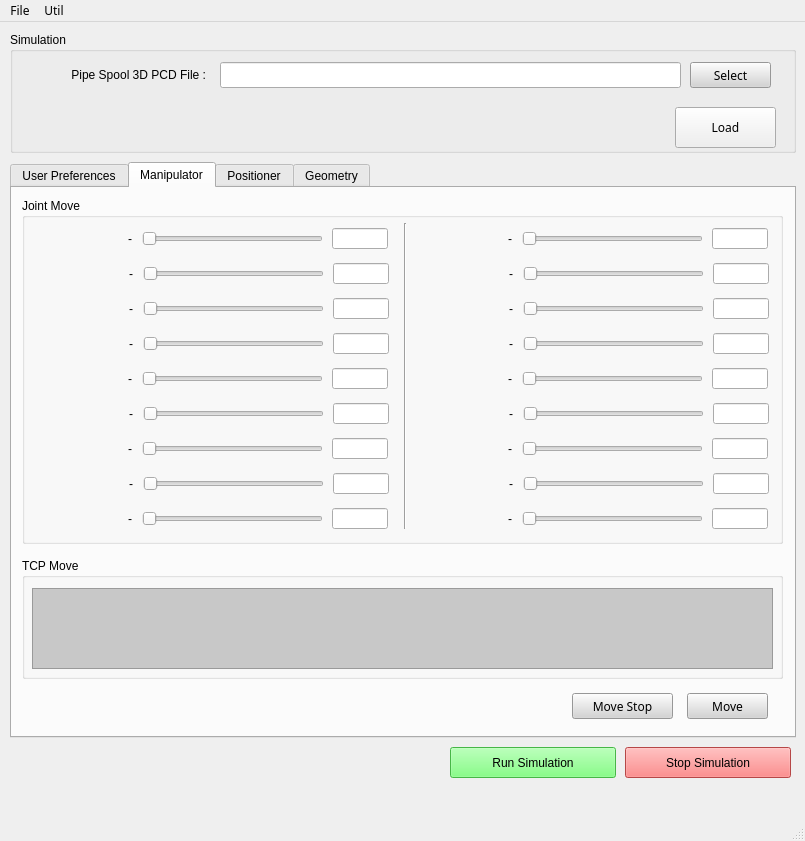
<?xml version="1.0" encoding="UTF-8"?>
<ui version="4.0">
 <author>IAE</author>
 <class>MainWindow</class>
 <widget class="QMainWindow" name="MainWindow">
  <property name="geometry">
   <rect>
    <x>0</x>
    <y>0</y>
    <width>805</width>
    <height>841</height>
   </rect>
  </property>
  <property name="font">
   <font>
    <family>NanumSquare</family>
   </font>
  </property>
  <property name="windowTitle">
   <string/>
  </property>
  <property name="windowIcon">
   <iconset theme="document-save-as">
    <normaloff>../../../../.designer/backup</normaloff>../../../../.designer/backup</iconset>
  </property>
  <property name="toolTip">
   <string/>
  </property>
  <property name="styleSheet">
   <string notr="true"/>
  </property>
  <widget class="QWidget" name="centralwidget">
   <widget class="QGroupBox" name="groupBox_4">
    <property name="geometry">
     <rect>
      <x>10</x>
      <y>10</y>
      <width>786</width>
      <height>121</height>
     </rect>
    </property>
    <property name="font">
     <font>
      <family>Arial</family>
     </font>
    </property>
    <property name="title">
     <string>Simulation</string>
    </property>
    <widget class="QLabel" name="label">
     <property name="geometry">
      <rect>
       <x>15</x>
       <y>30</y>
       <width>181</width>
       <height>26</height>
      </rect>
     </property>
     <property name="text">
      <string>Pipe Spool 3D PCD File :</string>
     </property>
     <property name="alignment">
      <set>Qt::AlignRight|Qt::AlignTrailing|Qt::AlignVCenter</set>
     </property>
    </widget>
    <widget class="QLineEdit" name="edit_pcd_file">
     <property name="geometry">
      <rect>
       <x>210</x>
       <y>30</y>
       <width>461</width>
       <height>26</height>
      </rect>
     </property>
     <property name="readOnly">
      <bool>true</bool>
     </property>
    </widget>
    <widget class="QPushButton" name="btn_open_pcd">
     <property name="geometry">
      <rect>
       <x>680</x>
       <y>30</y>
       <width>81</width>
       <height>26</height>
      </rect>
     </property>
     <property name="font">
      <font>
       <family>NanumSquare</family>
      </font>
     </property>
     <property name="styleSheet">
      <string notr="true">color: rgb(0,0,0);
background-color: rgb(212, 212, 212);</string>
     </property>
     <property name="text">
      <string>Select</string>
     </property>
    </widget>
    <widget class="QPushButton" name="btn_load_pcd">
     <property name="geometry">
      <rect>
       <x>665</x>
       <y>75</y>
       <width>101</width>
       <height>41</height>
      </rect>
     </property>
     <property name="font">
      <font>
       <family>NanumSquare</family>
      </font>
     </property>
     <property name="styleSheet">
      <string notr="true"/>
     </property>
     <property name="text">
      <string>Load</string>
     </property>
    </widget>
   </widget>
   <widget class="QPushButton" name="btn_run_simulation">
    <property name="geometry">
     <rect>
      <x>450</x>
      <y>725</y>
      <width>166</width>
      <height>31</height>
     </rect>
    </property>
    <property name="font">
     <font>
      <family>Arial</family>
     </font>
    </property>
    <property name="styleSheet">
     <string notr="true">color: rgb(0,0,0);
background-color: rgb(100,255,100);</string>
    </property>
    <property name="text">
     <string>Run Simulation</string>
    </property>
    <property name="icon">
     <iconset>
      <normaloff>../resource/run.png</normaloff>../resource/run.png</iconset>
    </property>
   </widget>
   <widget class="QPushButton" name="btn_stop_simulation">
    <property name="geometry">
     <rect>
      <x>625</x>
      <y>725</y>
      <width>166</width>
      <height>31</height>
     </rect>
    </property>
    <property name="font">
     <font>
      <family>Arial</family>
     </font>
    </property>
    <property name="styleSheet">
     <string notr="true">color: rgb(0,0,0);
background-color: rgb(255, 100, 100);</string>
    </property>
    <property name="text">
     <string>Stop Simulation</string>
    </property>
    <property name="icon">
     <iconset>
      <normaloff>../resource/stop.png</normaloff>../resource/stop.png</iconset>
    </property>
   </widget>
   <widget class="QTabWidget" name="tabWidget">
    <property name="geometry">
     <rect>
      <x>10</x>
      <y>140</y>
      <width>786</width>
      <height>576</height>
     </rect>
    </property>
    <property name="font">
     <font>
      <family>Arial</family>
     </font>
    </property>
    <property name="currentIndex">
     <number>1</number>
    </property>
    <widget class="QWidget" name="tab">
     <attribute name="title">
      <string>User Preferences</string>
     </attribute>
     <widget class="QGroupBox" name="groupBox">
      <property name="geometry">
       <rect>
        <x>15</x>
        <y>10</y>
        <width>431</width>
        <height>106</height>
       </rect>
      </property>
      <property name="font">
       <font>
        <family>Arial</family>
       </font>
      </property>
      <property name="title">
       <string>Pose Detection Plugin Preference</string>
      </property>
      <widget class="QComboBox" name="select_pg_plugin">
       <property name="geometry">
        <rect>
         <x>210</x>
         <y>65</y>
         <width>206</width>
         <height>26</height>
        </rect>
       </property>
      </widget>
      <widget class="QComboBox" name="select_pd_plugin">
       <property name="geometry">
        <rect>
         <x>210</x>
         <y>30</y>
         <width>206</width>
         <height>26</height>
        </rect>
       </property>
      </widget>
      <widget class="QLabel" name="label_3">
       <property name="geometry">
        <rect>
         <x>20</x>
         <y>30</y>
         <width>181</width>
         <height>26</height>
        </rect>
       </property>
       <property name="text">
        <string>Pose Detection Plug-in :</string>
       </property>
       <property name="alignment">
        <set>Qt::AlignRight|Qt::AlignTrailing|Qt::AlignVCenter</set>
       </property>
      </widget>
      <widget class="QLabel" name="label_4">
       <property name="geometry">
        <rect>
         <x>10</x>
         <y>65</y>
         <width>191</width>
         <height>26</height>
        </rect>
       </property>
       <property name="text">
        <string>Path Generation Plug-in :</string>
       </property>
       <property name="alignment">
        <set>Qt::AlignRight|Qt::AlignTrailing|Qt::AlignVCenter</set>
       </property>
      </widget>
     </widget>
     <widget class="QGroupBox" name="groupBox_2">
      <property name="geometry">
       <rect>
        <x>15</x>
        <y>130</y>
        <width>436</width>
        <height>106</height>
       </rect>
      </property>
      <property name="font">
       <font>
        <family>Arial</family>
       </font>
      </property>
      <property name="title">
       <string>Path Generatation Plugin Preference</string>
      </property>
      <widget class="QComboBox" name="select_pg_plugin_2">
       <property name="geometry">
        <rect>
         <x>210</x>
         <y>65</y>
         <width>206</width>
         <height>26</height>
        </rect>
       </property>
      </widget>
      <widget class="QComboBox" name="select_pd_plugin_2">
       <property name="geometry">
        <rect>
         <x>210</x>
         <y>30</y>
         <width>206</width>
         <height>26</height>
        </rect>
       </property>
      </widget>
      <widget class="QLabel" name="label_5">
       <property name="geometry">
        <rect>
         <x>20</x>
         <y>30</y>
         <width>181</width>
         <height>26</height>
        </rect>
       </property>
       <property name="text">
        <string>Pose Detection Plug-in :</string>
       </property>
       <property name="alignment">
        <set>Qt::AlignRight|Qt::AlignTrailing|Qt::AlignVCenter</set>
       </property>
      </widget>
      <widget class="QLabel" name="label_6">
       <property name="geometry">
        <rect>
         <x>10</x>
         <y>65</y>
         <width>191</width>
         <height>26</height>
        </rect>
       </property>
       <property name="text">
        <string>Path Generation Plug-in :</string>
       </property>
       <property name="alignment">
        <set>Qt::AlignRight|Qt::AlignTrailing|Qt::AlignVCenter</set>
       </property>
      </widget>
     </widget>
    </widget>
    <widget class="QWidget" name="tab_2">
     <attribute name="title">
      <string>Manipulator</string>
     </attribute>
     <widget class="QGroupBox" name="groupBox_3">
      <property name="geometry">
       <rect>
        <x>10</x>
        <y>10</y>
        <width>761</width>
        <height>346</height>
       </rect>
      </property>
      <property name="title">
       <string>Joint Move</string>
      </property>
      <widget class="QLabel" name="label_rt_1">
       <property name="geometry">
        <rect>
         <x>14</x>
         <y>30</y>
         <width>96</width>
         <height>21</height>
        </rect>
       </property>
       <property name="text">
        <string>-</string>
       </property>
       <property name="alignment">
        <set>Qt::AlignRight|Qt::AlignTrailing|Qt::AlignVCenter</set>
       </property>
      </widget>
      <widget class="QSlider" name="slide_rt_1">
       <property name="geometry">
        <rect>
         <x>120</x>
         <y>30</y>
         <width>181</width>
         <height>21</height>
        </rect>
       </property>
       <property name="orientation">
        <enum>Qt::Horizontal</enum>
       </property>
      </widget>
      <widget class="QLineEdit" name="edit_slide_rt_1">
       <property name="geometry">
        <rect>
         <x>310</x>
         <y>30</y>
         <width>56</width>
         <height>21</height>
        </rect>
       </property>
       <property name="alignment">
        <set>Qt::AlignCenter</set>
       </property>
      </widget>
      <widget class="Line" name="line_2">
       <property name="geometry">
        <rect>
         <x>375</x>
         <y>25</y>
         <width>16</width>
         <height>306</height>
        </rect>
       </property>
       <property name="orientation">
        <enum>Qt::Vertical</enum>
       </property>
      </widget>
      <widget class="QLineEdit" name="edit_slide_rt_2">
       <property name="geometry">
        <rect>
         <x>311</x>
         <y>65</y>
         <width>56</width>
         <height>21</height>
        </rect>
       </property>
       <property name="alignment">
        <set>Qt::AlignCenter</set>
       </property>
      </widget>
      <widget class="QSlider" name="slide_rt_2">
       <property name="geometry">
        <rect>
         <x>121</x>
         <y>65</y>
         <width>181</width>
         <height>21</height>
        </rect>
       </property>
       <property name="orientation">
        <enum>Qt::Horizontal</enum>
       </property>
      </widget>
      <widget class="QLabel" name="label_rt_2">
       <property name="geometry">
        <rect>
         <x>10</x>
         <y>65</y>
         <width>101</width>
         <height>21</height>
        </rect>
       </property>
       <property name="text">
        <string>-</string>
       </property>
       <property name="alignment">
        <set>Qt::AlignRight|Qt::AlignTrailing|Qt::AlignVCenter</set>
       </property>
      </widget>
      <widget class="QLineEdit" name="edit_slide_rt_3">
       <property name="geometry">
        <rect>
         <x>311</x>
         <y>100</y>
         <width>56</width>
         <height>21</height>
        </rect>
       </property>
       <property name="alignment">
        <set>Qt::AlignCenter</set>
       </property>
      </widget>
      <widget class="QSlider" name="slide_rt_3">
       <property name="geometry">
        <rect>
         <x>121</x>
         <y>100</y>
         <width>181</width>
         <height>21</height>
        </rect>
       </property>
       <property name="orientation">
        <enum>Qt::Horizontal</enum>
       </property>
      </widget>
      <widget class="QLabel" name="label_rt_3">
       <property name="geometry">
        <rect>
         <x>10</x>
         <y>100</y>
         <width>101</width>
         <height>21</height>
        </rect>
       </property>
       <property name="text">
        <string>-</string>
       </property>
       <property name="alignment">
        <set>Qt::AlignRight|Qt::AlignTrailing|Qt::AlignVCenter</set>
       </property>
      </widget>
      <widget class="QLineEdit" name="edit_slide_rt_4">
       <property name="geometry">
        <rect>
         <x>311</x>
         <y>135</y>
         <width>56</width>
         <height>21</height>
        </rect>
       </property>
       <property name="alignment">
        <set>Qt::AlignCenter</set>
       </property>
      </widget>
      <widget class="QSlider" name="slide_rt_4">
       <property name="geometry">
        <rect>
         <x>121</x>
         <y>135</y>
         <width>181</width>
         <height>21</height>
        </rect>
       </property>
       <property name="orientation">
        <enum>Qt::Horizontal</enum>
       </property>
      </widget>
      <widget class="QLabel" name="label_rt_4">
       <property name="geometry">
        <rect>
         <x>10</x>
         <y>135</y>
         <width>101</width>
         <height>21</height>
        </rect>
       </property>
       <property name="text">
        <string>-</string>
       </property>
       <property name="alignment">
        <set>Qt::AlignRight|Qt::AlignTrailing|Qt::AlignVCenter</set>
       </property>
      </widget>
      <widget class="QLabel" name="label_rt_5">
       <property name="geometry">
        <rect>
         <x>9</x>
         <y>170</y>
         <width>101</width>
         <height>21</height>
        </rect>
       </property>
       <property name="text">
        <string>-</string>
       </property>
       <property name="alignment">
        <set>Qt::AlignRight|Qt::AlignTrailing|Qt::AlignVCenter</set>
       </property>
      </widget>
      <widget class="QSlider" name="slide_rt_5">
       <property name="geometry">
        <rect>
         <x>120</x>
         <y>170</y>
         <width>181</width>
         <height>21</height>
        </rect>
       </property>
       <property name="orientation">
        <enum>Qt::Horizontal</enum>
       </property>
      </widget>
      <widget class="QLineEdit" name="edit_slide_rt_5">
       <property name="geometry">
        <rect>
         <x>310</x>
         <y>170</y>
         <width>56</width>
         <height>21</height>
        </rect>
       </property>
       <property name="alignment">
        <set>Qt::AlignCenter</set>
       </property>
      </widget>
      <widget class="QLineEdit" name="edit_slide_rt_6">
       <property name="geometry">
        <rect>
         <x>311</x>
         <y>205</y>
         <width>56</width>
         <height>21</height>
        </rect>
       </property>
       <property name="alignment">
        <set>Qt::AlignCenter</set>
       </property>
      </widget>
      <widget class="QSlider" name="slide_rt_6">
       <property name="geometry">
        <rect>
         <x>121</x>
         <y>205</y>
         <width>181</width>
         <height>21</height>
        </rect>
       </property>
       <property name="orientation">
        <enum>Qt::Horizontal</enum>
       </property>
      </widget>
      <widget class="QLabel" name="label_rt_6">
       <property name="geometry">
        <rect>
         <x>10</x>
         <y>205</y>
         <width>101</width>
         <height>21</height>
        </rect>
       </property>
       <property name="text">
        <string>-</string>
       </property>
       <property name="alignment">
        <set>Qt::AlignRight|Qt::AlignTrailing|Qt::AlignVCenter</set>
       </property>
      </widget>
      <widget class="QLabel" name="label_rt_7">
       <property name="geometry">
        <rect>
         <x>9</x>
         <y>240</y>
         <width>101</width>
         <height>21</height>
        </rect>
       </property>
       <property name="text">
        <string>-</string>
       </property>
       <property name="alignment">
        <set>Qt::AlignRight|Qt::AlignTrailing|Qt::AlignVCenter</set>
       </property>
      </widget>
      <widget class="QSlider" name="slide_rt_7">
       <property name="geometry">
        <rect>
         <x>120</x>
         <y>240</y>
         <width>181</width>
         <height>21</height>
        </rect>
       </property>
       <property name="orientation">
        <enum>Qt::Horizontal</enum>
       </property>
      </widget>
      <widget class="QLineEdit" name="edit_slide_rt_7">
       <property name="geometry">
        <rect>
         <x>310</x>
         <y>240</y>
         <width>56</width>
         <height>21</height>
        </rect>
       </property>
       <property name="alignment">
        <set>Qt::AlignCenter</set>
       </property>
      </widget>
      <widget class="QLineEdit" name="edit_slide_rt_8">
       <property name="geometry">
        <rect>
         <x>311</x>
         <y>275</y>
         <width>56</width>
         <height>21</height>
        </rect>
       </property>
       <property name="alignment">
        <set>Qt::AlignCenter</set>
       </property>
      </widget>
      <widget class="QSlider" name="slide_rt_8">
       <property name="geometry">
        <rect>
         <x>121</x>
         <y>275</y>
         <width>181</width>
         <height>21</height>
        </rect>
       </property>
       <property name="orientation">
        <enum>Qt::Horizontal</enum>
       </property>
      </widget>
      <widget class="QLabel" name="label_rt_8">
       <property name="geometry">
        <rect>
         <x>10</x>
         <y>275</y>
         <width>101</width>
         <height>21</height>
        </rect>
       </property>
       <property name="text">
        <string>-</string>
       </property>
       <property name="alignment">
        <set>Qt::AlignRight|Qt::AlignTrailing|Qt::AlignVCenter</set>
       </property>
      </widget>
      <widget class="QLabel" name="label_rt_9">
       <property name="geometry">
        <rect>
         <x>9</x>
         <y>310</y>
         <width>101</width>
         <height>21</height>
        </rect>
       </property>
       <property name="text">
        <string>-</string>
       </property>
       <property name="alignment">
        <set>Qt::AlignRight|Qt::AlignTrailing|Qt::AlignVCenter</set>
       </property>
      </widget>
      <widget class="QSlider" name="slide_rt_9">
       <property name="geometry">
        <rect>
         <x>120</x>
         <y>310</y>
         <width>181</width>
         <height>21</height>
        </rect>
       </property>
       <property name="orientation">
        <enum>Qt::Horizontal</enum>
       </property>
      </widget>
      <widget class="QLineEdit" name="edit_slide_rt_9">
       <property name="geometry">
        <rect>
         <x>310</x>
         <y>310</y>
         <width>56</width>
         <height>21</height>
        </rect>
       </property>
       <property name="alignment">
        <set>Qt::AlignCenter</set>
       </property>
      </widget>
      <widget class="QLineEdit" name="edit_slide_dda_7">
       <property name="geometry">
        <rect>
         <x>690</x>
         <y>240</y>
         <width>56</width>
         <height>21</height>
        </rect>
       </property>
       <property name="alignment">
        <set>Qt::AlignCenter</set>
       </property>
      </widget>
      <widget class="QLineEdit" name="edit_slide_dda_4">
       <property name="geometry">
        <rect>
         <x>691</x>
         <y>135</y>
         <width>56</width>
         <height>21</height>
        </rect>
       </property>
       <property name="alignment">
        <set>Qt::AlignCenter</set>
       </property>
      </widget>
      <widget class="QLineEdit" name="edit_slide_dda_8">
       <property name="geometry">
        <rect>
         <x>691</x>
         <y>275</y>
         <width>56</width>
         <height>21</height>
        </rect>
       </property>
       <property name="alignment">
        <set>Qt::AlignCenter</set>
       </property>
      </widget>
      <widget class="QLineEdit" name="edit_slide_dda_9">
       <property name="geometry">
        <rect>
         <x>690</x>
         <y>310</y>
         <width>56</width>
         <height>21</height>
        </rect>
       </property>
       <property name="alignment">
        <set>Qt::AlignCenter</set>
       </property>
      </widget>
      <widget class="QLabel" name="label_dda_1">
       <property name="geometry">
        <rect>
         <x>394</x>
         <y>30</y>
         <width>96</width>
         <height>21</height>
        </rect>
       </property>
       <property name="text">
        <string>-</string>
       </property>
       <property name="alignment">
        <set>Qt::AlignRight|Qt::AlignTrailing|Qt::AlignVCenter</set>
       </property>
      </widget>
      <widget class="QSlider" name="slide_dda_4">
       <property name="geometry">
        <rect>
         <x>501</x>
         <y>135</y>
         <width>181</width>
         <height>21</height>
        </rect>
       </property>
       <property name="orientation">
        <enum>Qt::Horizontal</enum>
       </property>
      </widget>
      <widget class="QSlider" name="slide_dda_9">
       <property name="geometry">
        <rect>
         <x>500</x>
         <y>310</y>
         <width>181</width>
         <height>21</height>
        </rect>
       </property>
       <property name="orientation">
        <enum>Qt::Horizontal</enum>
       </property>
      </widget>
      <widget class="QLineEdit" name="edit_slide_dda_6">
       <property name="geometry">
        <rect>
         <x>691</x>
         <y>205</y>
         <width>56</width>
         <height>21</height>
        </rect>
       </property>
       <property name="alignment">
        <set>Qt::AlignCenter</set>
       </property>
      </widget>
      <widget class="QSlider" name="slide_dda_2">
       <property name="geometry">
        <rect>
         <x>501</x>
         <y>65</y>
         <width>181</width>
         <height>21</height>
        </rect>
       </property>
       <property name="orientation">
        <enum>Qt::Horizontal</enum>
       </property>
      </widget>
      <widget class="QSlider" name="slide_dda_8">
       <property name="geometry">
        <rect>
         <x>501</x>
         <y>275</y>
         <width>181</width>
         <height>21</height>
        </rect>
       </property>
       <property name="orientation">
        <enum>Qt::Horizontal</enum>
       </property>
      </widget>
      <widget class="QLabel" name="label_dda_7">
       <property name="geometry">
        <rect>
         <x>394</x>
         <y>240</y>
         <width>96</width>
         <height>21</height>
        </rect>
       </property>
       <property name="text">
        <string>-</string>
       </property>
       <property name="alignment">
        <set>Qt::AlignRight|Qt::AlignTrailing|Qt::AlignVCenter</set>
       </property>
      </widget>
      <widget class="QLabel" name="label_dda_5">
       <property name="geometry">
        <rect>
         <x>394</x>
         <y>170</y>
         <width>96</width>
         <height>21</height>
        </rect>
       </property>
       <property name="text">
        <string>-</string>
       </property>
       <property name="alignment">
        <set>Qt::AlignRight|Qt::AlignTrailing|Qt::AlignVCenter</set>
       </property>
      </widget>
      <widget class="QSlider" name="slide_dda_6">
       <property name="geometry">
        <rect>
         <x>501</x>
         <y>205</y>
         <width>181</width>
         <height>21</height>
        </rect>
       </property>
       <property name="orientation">
        <enum>Qt::Horizontal</enum>
       </property>
      </widget>
      <widget class="QSlider" name="slide_dda_7">
       <property name="geometry">
        <rect>
         <x>500</x>
         <y>240</y>
         <width>181</width>
         <height>21</height>
        </rect>
       </property>
       <property name="orientation">
        <enum>Qt::Horizontal</enum>
       </property>
      </widget>
      <widget class="QLabel" name="label_dda_4">
       <property name="geometry">
        <rect>
         <x>395</x>
         <y>135</y>
         <width>96</width>
         <height>21</height>
        </rect>
       </property>
       <property name="text">
        <string>-</string>
       </property>
       <property name="alignment">
        <set>Qt::AlignRight|Qt::AlignTrailing|Qt::AlignVCenter</set>
       </property>
      </widget>
      <widget class="QSlider" name="slide_dda_3">
       <property name="geometry">
        <rect>
         <x>501</x>
         <y>100</y>
         <width>181</width>
         <height>21</height>
        </rect>
       </property>
       <property name="orientation">
        <enum>Qt::Horizontal</enum>
       </property>
      </widget>
      <widget class="QLineEdit" name="edit_slide_dda_3">
       <property name="geometry">
        <rect>
         <x>691</x>
         <y>100</y>
         <width>56</width>
         <height>21</height>
        </rect>
       </property>
       <property name="alignment">
        <set>Qt::AlignCenter</set>
       </property>
      </widget>
      <widget class="QLineEdit" name="edit_slide_dda_2">
       <property name="geometry">
        <rect>
         <x>691</x>
         <y>65</y>
         <width>56</width>
         <height>21</height>
        </rect>
       </property>
       <property name="alignment">
        <set>Qt::AlignCenter</set>
       </property>
      </widget>
      <widget class="QSlider" name="slide_dda_5">
       <property name="geometry">
        <rect>
         <x>500</x>
         <y>170</y>
         <width>181</width>
         <height>21</height>
        </rect>
       </property>
       <property name="orientation">
        <enum>Qt::Horizontal</enum>
       </property>
      </widget>
      <widget class="QLabel" name="label_dda_3">
       <property name="geometry">
        <rect>
         <x>395</x>
         <y>100</y>
         <width>96</width>
         <height>21</height>
        </rect>
       </property>
       <property name="text">
        <string>-</string>
       </property>
       <property name="alignment">
        <set>Qt::AlignRight|Qt::AlignTrailing|Qt::AlignVCenter</set>
       </property>
      </widget>
      <widget class="QLineEdit" name="edit_slide_dda_1">
       <property name="geometry">
        <rect>
         <x>690</x>
         <y>30</y>
         <width>56</width>
         <height>21</height>
        </rect>
       </property>
       <property name="alignment">
        <set>Qt::AlignCenter</set>
       </property>
      </widget>
      <widget class="QLabel" name="label_dda_6">
       <property name="geometry">
        <rect>
         <x>395</x>
         <y>205</y>
         <width>96</width>
         <height>21</height>
        </rect>
       </property>
       <property name="text">
        <string>-</string>
       </property>
       <property name="alignment">
        <set>Qt::AlignRight|Qt::AlignTrailing|Qt::AlignVCenter</set>
       </property>
      </widget>
      <widget class="QLabel" name="label_dda_8">
       <property name="geometry">
        <rect>
         <x>395</x>
         <y>275</y>
         <width>96</width>
         <height>21</height>
        </rect>
       </property>
       <property name="text">
        <string>-</string>
       </property>
       <property name="alignment">
        <set>Qt::AlignRight|Qt::AlignTrailing|Qt::AlignVCenter</set>
       </property>
      </widget>
      <widget class="QLabel" name="label_dda_2">
       <property name="geometry">
        <rect>
         <x>395</x>
         <y>65</y>
         <width>96</width>
         <height>21</height>
        </rect>
       </property>
       <property name="text">
        <string>-</string>
       </property>
       <property name="alignment">
        <set>Qt::AlignRight|Qt::AlignTrailing|Qt::AlignVCenter</set>
       </property>
      </widget>
      <widget class="QLabel" name="label_dda_9">
       <property name="geometry">
        <rect>
         <x>394</x>
         <y>310</y>
         <width>96</width>
         <height>21</height>
        </rect>
       </property>
       <property name="text">
        <string>-</string>
       </property>
       <property name="alignment">
        <set>Qt::AlignRight|Qt::AlignTrailing|Qt::AlignVCenter</set>
       </property>
      </widget>
      <widget class="QSlider" name="slide_dda_1">
       <property name="geometry">
        <rect>
         <x>500</x>
         <y>30</y>
         <width>181</width>
         <height>21</height>
        </rect>
       </property>
       <property name="orientation">
        <enum>Qt::Horizontal</enum>
       </property>
      </widget>
      <widget class="QLineEdit" name="edit_slide_dda_5">
       <property name="geometry">
        <rect>
         <x>690</x>
         <y>170</y>
         <width>56</width>
         <height>21</height>
        </rect>
       </property>
       <property name="alignment">
        <set>Qt::AlignCenter</set>
       </property>
      </widget>
     </widget>
     <widget class="QGroupBox" name="groupBox_6">
      <property name="geometry">
       <rect>
        <x>10</x>
        <y>370</y>
        <width>761</width>
        <height>121</height>
       </rect>
      </property>
      <property name="title">
       <string>TCP Move</string>
      </property>
      <widget class="QTableView" name="table_tcp_move">
       <property name="geometry">
        <rect>
         <x>10</x>
         <y>30</y>
         <width>741</width>
         <height>81</height>
        </rect>
       </property>
       <property name="styleSheet">
        <string notr="true">color: rgb(0, 0, 0);
background-color: rgb(200,200,200);</string>
       </property>
       <attribute name="horizontalHeaderStretchLastSection">
        <bool>true</bool>
       </attribute>
      </widget>
     </widget>
     <widget class="QPushButton" name="btn_tcp_move">
      <property name="geometry">
       <rect>
        <x>675</x>
        <y>505</y>
        <width>81</width>
        <height>26</height>
       </rect>
      </property>
      <property name="font">
       <font>
        <family>NanumSquare</family>
       </font>
      </property>
      <property name="styleSheet">
       <string notr="true">color: rgb(0,0,0);
background-color: rgb(212, 212, 212);</string>
      </property>
      <property name="text">
       <string>Move</string>
      </property>
     </widget>
     <widget class="QPushButton" name="btn_tcp_movestop">
      <property name="geometry">
       <rect>
        <x>560</x>
        <y>505</y>
        <width>101</width>
        <height>26</height>
       </rect>
      </property>
      <property name="font">
       <font>
        <family>NanumSquare</family>
       </font>
      </property>
      <property name="styleSheet">
       <string notr="true">color: rgb(0,0,0);
background-color: rgb(212, 212, 212);</string>
      </property>
      <property name="text">
       <string>Move Stop</string>
      </property>
     </widget>
    </widget>
    <widget class="QWidget" name="tab_4">
     <attribute name="title">
      <string>Positioner</string>
     </attribute>
     <widget class="QGroupBox" name="groupBox_5">
      <property name="geometry">
       <rect>
        <x>10</x>
        <y>10</y>
        <width>761</width>
        <height>126</height>
       </rect>
      </property>
      <property name="title">
       <string>Positioner Control</string>
      </property>
      <widget class="QTableView" name="table_pr_move">
       <property name="geometry">
        <rect>
         <x>10</x>
         <y>30</y>
         <width>741</width>
         <height>81</height>
        </rect>
       </property>
      </widget>
     </widget>
    </widget>
    <widget class="QWidget" name="tab_3">
     <attribute name="title">
      <string>Geometry</string>
     </attribute>
     <widget class="QPushButton" name="btn_geometry_remove_all">
      <property name="geometry">
       <rect>
        <x>15</x>
        <y>330</y>
        <width>206</width>
        <height>31</height>
       </rect>
      </property>
      <property name="font">
       <font>
        <family>Arial</family>
       </font>
      </property>
      <property name="styleSheet">
       <string notr="true">color: rgb(0,0,0);
background-color: rgb(200,200,200);</string>
      </property>
      <property name="text">
       <string>Remove All Geometries</string>
      </property>
      <property name="icon">
       <iconset>
        <normaloff>../../../../.designer/resource/delete.png</normaloff>../../../../.designer/resource/delete.png</iconset>
      </property>
     </widget>
     <widget class="QTableView" name="table_geometry">
      <property name="geometry">
       <rect>
        <x>5</x>
        <y>5</y>
        <width>771</width>
        <height>321</height>
       </rect>
      </property>
      <property name="styleSheet">
       <string notr="true">color: rgb(0, 0, 0);</string>
      </property>
     </widget>
    </widget>
   </widget>
  </widget>
  <widget class="QMenuBar" name="menubar">
   <property name="geometry">
    <rect>
     <x>0</x>
     <y>0</y>
     <width>805</width>
     <height>24</height>
    </rect>
   </property>
   <widget class="QMenu" name="menuControl">
    <property name="title">
     <string>File</string>
    </property>
    <addaction name="actionExit"/>
   </widget>
   <widget class="QMenu" name="menuUtil">
    <property name="title">
     <string>Util</string>
    </property>
    <addaction name="actionUtilGeneratePCD"/>
   </widget>
   <addaction name="menuControl"/>
   <addaction name="menuUtil"/>
  </widget>
  <widget class="QStatusBar" name="statusbar"/>
  <action name="actionExit">
   <property name="text">
    <string>Exit</string>
   </property>
  </action>
  <action name="actionUtilGeneratePCD">
   <property name="text">
    <string>Generate to PCD File</string>
   </property>
   <property name="shortcut">
    <string>Meta+G</string>
   </property>
  </action>
 </widget>
 <resources/>
 <connections/>
 <designerdata>
  <property name="gridDeltaX">
   <number>5</number>
  </property>
  <property name="gridDeltaY">
   <number>5</number>
  </property>
  <property name="gridSnapX">
   <bool>true</bool>
  </property>
  <property name="gridSnapY">
   <bool>true</bool>
  </property>
  <property name="gridVisible">
   <bool>true</bool>
  </property>
 </designerdata>
</ui>
